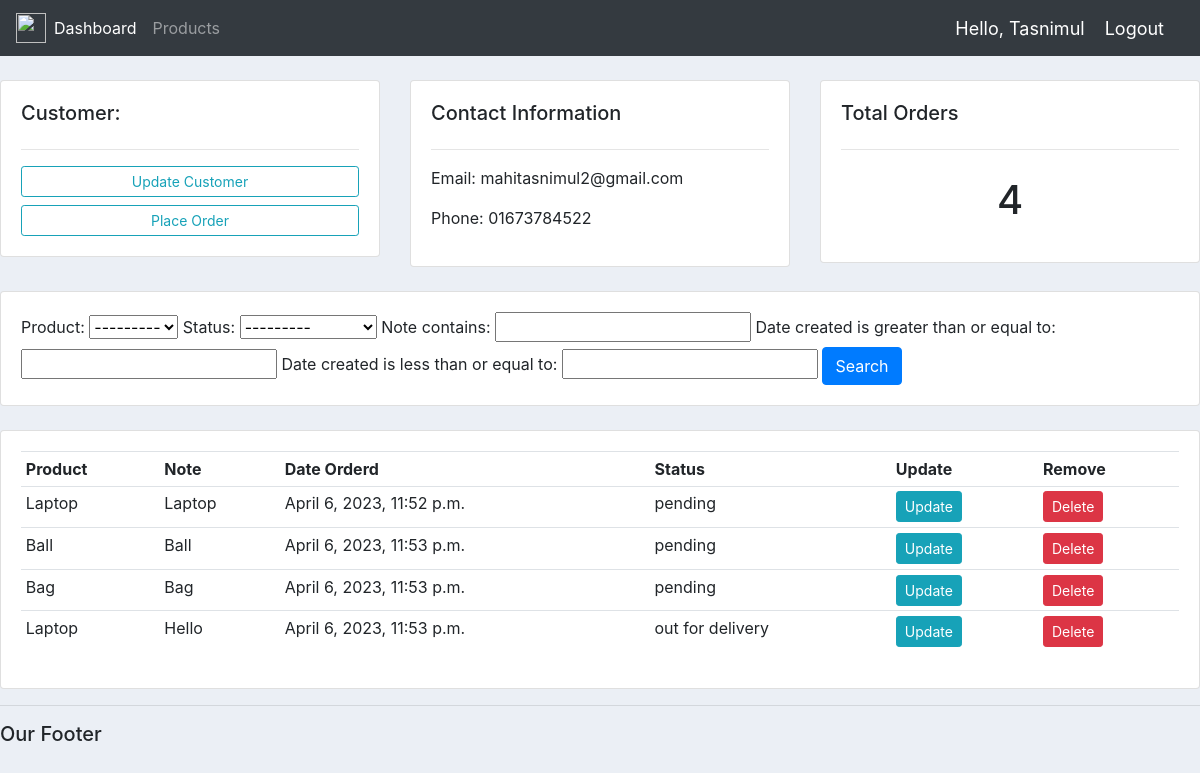
The app's page /customer/1/ (signed in) with its own data.
### accounts/models.py (models this page shows, shortened)
class Customer(models.Model):
    user = models.OneToOneField(User, null=True,blank=True, on_delete=models.CASCADE)
    name = models.CharField(max_length=200, null=True)
    phone = models.CharField(max_length=200, null=True)
    email = models.CharField(max_length=200, null=True)
    date_created = models.DateTimeField(auto_now_add=True,null=True, blank=True)
    profile_pic = models.ImageField(default='user.png',null= True,blank=True)

class Order(models.Model):
    STATUS=(
        ('pending', 'pending'),
        ('out for delivery', 'out for delivery'),
        ('delivered', 'delivered')
    )
    customer = models.ForeignKey(Customer, on_delete=models.SET_NULL, null=True)
    product = models.ForeignKey(Product, null=True, on_delete= models.SET_NULL)
    date_created = models.DateTimeField(auto_now_add=True,null=True, blank=True)
    status = models.CharField(max_length=200, null=True, choices=STATUS)
    note = models.CharField(max_length=1000, null=True)

class Product(models.Model):
    CATEGORY = (
        ('indoor', 'Indoor'),
        ('outdoor', 'Outdoor')
    )
    name = models.CharField(max_length=200, null=True)
    price = models.DecimalField(max_digits=7, decimal_places=2, null=True)
    category = models.CharField(max_length=200, null=True, choices=CATEGORY)
    description = models.CharField(max_length=200, null=True)
    date_created = models.DateTimeField(auto_now_add=True,null=True, blank=True)
    tags = models.ManyToManyField(Tag)
    def __str__(self):
        return self.name

### accounts/decorators.py (the view)
        def wrapper_func(request, *args, **kwargs):
            group = None
            if request.user.groups.exists():
                group = request.user.groups.all()[0].name
            if group in allowed_roles:
                return view_func(request, *args, **kwargs)
            else:
                return HttpResponse('You are not authorized to view this page')

### accounts/views.py (called while the page is built)
@login_required(login_url='loginPage')
@allowed_users(allowed_roles=['admin'])
def customer(request,pk_no):
    customer = Customer.objects.get(id=pk_no)
    orders = customer.order_set.all()
    myFilter = OrderFilter(request.GET,queryset=orders)
    orders= myFilter.qs
    context ={'customer':customer, 'orders':orders,'myFilter':myFilter}
    return render(request, 'accounts/customer.html',context)

### accounts/templates/accounts/customer.html
{% extends 'accounts/main.html' %}
{%block content%}
<br>
<div class="row">
    <div class="col-md">
        <div class="card card-body">
            <h5>Customer:</h5>
            <hr>
            <a class="btn btn-outline-info  btn-sm btn-block" href="">Update Customer</a>
            <a class="btn btn-outline-info  btn-sm btn-block" href="{% url 'createOrder' customer.id %}">Place Order </a>
        </div>
    </div>
    <div class="col-md">
        <div class="card card-body">
            <h5>Contact Information</h5>
            <hr>
            <p>Email: {{customer.email}} </p>
            <p>Phone: {{customer.phone}} </p>
        </div>
    </div>
    <div class="col-md">
        <div class="card card-body">
            <h5>Total Orders</h5>
            <hr>
            <h1 style="text-align: center;padding: 10px">{{orders.count}}</h1>
        </div>
    </div>
</div>
<br>
<div class="row">
    <div class="col">
        <div class="card card-body">
            <form method="get">
                {{myFilter.form}}
            <button class="btn btn-primary" type="submit">Search</button>
          </form>
        </div>
    </div>
</div>
<br>
<div class="row">
    <div class="col-md">
        <div class="card card-body">
            <table class="table table-sm">
                <tr>
                    <th>Product</th>
                    <th>Note</th>
                    <th>Date Orderd</th>
                    <th>Status</th>
                    <th>Update</th>
                    <th>Remove</th>
                </tr>
                {%for order in orders%}
                    <tr>
                        <td>{{order.product}}</td>
                        <td>{{order.note}}</td>
                        <td>{{order.date_created}}</td>
                        <td>{{order.status}}</td>
                        <td><a class="btn btn-sm btn-info" href="{% url 'update_order' order.id %}">Update</a></td>
                        <td><a class="btn btn-sm btn-danger" href="{% url 'delete_order' order.id %}">Delete</a></td>
                    </tr>
                {%endfor%}
            </table>
        </div>
    </div>
</div>
    {%endblock%}

### accounts/templates/accounts/navbar.html (shortened to what this page needs)
{%load static%}
<nav class="navbar navbar-expand-lg navbar-dark bg-dark">
    <img src="{%static 'images/app-store.png'%}">
    <div class="collapse navbar-collapse" id="navbarNav">
      <ul class="navbar-nav">
        {% if request.user.is_staff %}
        <li class="nav-item active">
          <a class="nav-link" href="{% url 'home' %}">Dashboard</a>
        </li>
        <li class="nav-item">
          <a class="nav-link" href="{%url 'products'%}">Products</a>
        </li>
        {%else%}
        <li class="nav-item">
          <a class="nav-link" href="{%url 'account'%}">Settings</a>
        </li>
        {% endif %}
      </ul>
    </div>
      <span class="hello-msg">Hello, {{request.user}}</span>
      <span ><a class="hello-msg" href="{% url 'logoutPage' %}">Logout</a></span>
  </nav>

### static/css/main.css (style rules this page uses)
img { height: 30px; width: 30px; }
body { background-color: #ebeff5; }

### accounts/templates/accounts/navbar.html (style rules this page uses)
.hello-msg { font-size: 18px; color: #fff; margin-right: 20px }

### records on screen
Customer: email "mahitasnimul2@gmail.com", phone "01673784522"
Order: product "Laptop", note "Laptop", date_created "April 6, 2023, 11:52 p.m.", status "pending"
Order: product "Ball", note "Ball", date_created "April 6, 2023, 11:53 p.m.", status "pending"
Order: product "Bag", note "Bag", date_created "April 6, 2023, 11:53 p.m.", status "pending"
Order: product "Laptop", note "Hello", date_created "April 6, 2023, 11:53 p.m.", status "out for delivery"

### other values on screen
{{ request.user }} "Tasnimul"
{{ orders.count }} "4"
